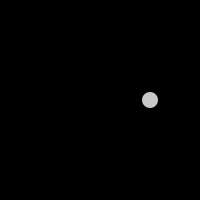
Frame 1 (no input)
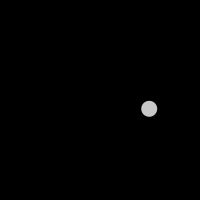
Frame 60 (the mouse pressed at the canvas centre just before this capture)
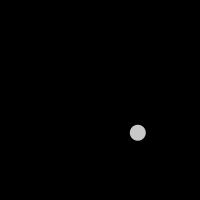
Frame 120 (the mouse held since frame 60 and released just before this capture)

The Processing sketch that drew these frames (run headless with seeded random() and noise(); from frame 60 on, the mouse is pressed at the canvas centre):

// Processing sketch: PolarToCartesian
// ── PolarToCartesian.pde
/**
 * PolarToCartesian
 * by Daniel Shiffman.
 * 
 * Convert a polar coordinate (r,theta) to cartesian (x,y): 
 * x = r * cos(theta) 
 * y = r * sin(theta)
 */

float r;

// Angle and angular velocity, accleration
float theta;
float theta_vel;
float theta_acc;

void setup() {
  size(200, 200);
  frameRate(30);
  smooth();
  
  // Initialize all values
  r = 50;
  theta = 0;
  theta_vel = 0;
  theta_acc = 0.0001;
}

void draw() {
  background(0);
  // Translate the origin point to the center of the screen
  translate(width/2, height/2);
  
  // Convert polar to cartesian
  float x = r * cos(theta);
  float y = r * sin(theta);
  
  // Draw the ellipse at the cartesian coordinate
  ellipseMode(CENTER);
  noStroke();
  fill(200);
  ellipse(x, y, 16, 16);
  
  // Apply acceleration and velocity to angle (r remains static in this example)
  theta_vel += theta_acc;
  theta += theta_vel;
}
